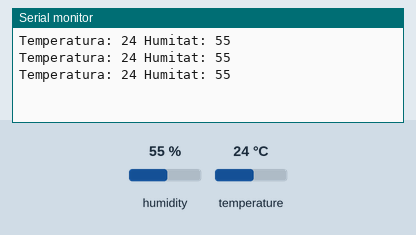
This sketch was run on a simulated Arduino Uno, built with avr-gcc and run on an emulated ATmega328P. Parts: the last lines printed to the serial monitor. The test bench sets the inputs (shaded band); at power-on: humidity 55 %, temperature 24 °C.

Above: at 2.8 s.
2.9 s: humidity set to 22 %
At 4.8 s:
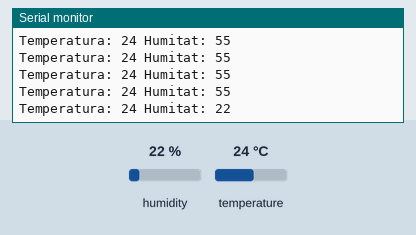
5.6 s: temperature set to 12 °C
At 6.8 s:
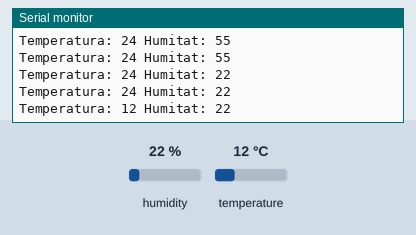
8.3 s: humidity set to 40 %
At 9.5 s:
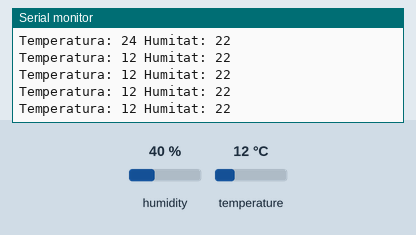
Timing chart, 0 to 11.3 s (numbered marks = the images above; inputs shaded):
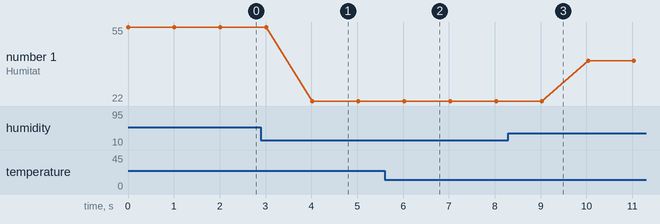

Measured:
- after the input at 2.9 s, the serial monitor: prints a new line after 1.1 s (image 1)
- after the input at 5.6 s, the serial monitor: prints a new line after 0.42 s (image 2)
- plotted number 1: 55 → 22 after the input at 2.9 s, 22 → 40 after the input at 8.3 s

The sketch:

temperatura-i-humitat-dht22.ino
```cpp
#include <DHT.h>
#include <DHT_U.h>

int PIN_SENSOR_TEMP_HUMITAT = 2; //Pin digital on hi ha connectat el sensor de temperatura i humitat DHT22

int temperatura;
int humitat;

DHT dht(PIN_SENSOR_TEMP_HUMITAT, DHT22); //Estem definint quin pin utilitzarem per llegir dades i model del sensor

void setup() {
  //Codi de configuració/inicialització que s'executarà en posar-se en marxa l'Arduino

  Serial.begin(9600); //Definim a quina velocitat volem utilitzar el port sèrie
  dht.begin(); //Inicialitzem el sensor

}

void loop() {
  //Codi que s'executerà repetidament un cop s'hagi inicialitzat l'Arduino

  //Llegim el valor dels sensors
  temperatura = dht.readTemperature(); //Llegim del sensor, la temperatura amb la funció de la llibreria
  humitat = dht.readHumidity(); //Legim del sensor, la humitat amb la funció de la llibreria

  //Escribim en el monitor sèrie els valor acabats de llegir
  Serial.print("Temperatura: ");
  Serial.print(temperatura);
  Serial.print(" Humitat: ");
  Serial.println(humitat);

  //Esperem mig segon abans no tornem a fer una lectura dels sensors
  delay(1000);

}
```
